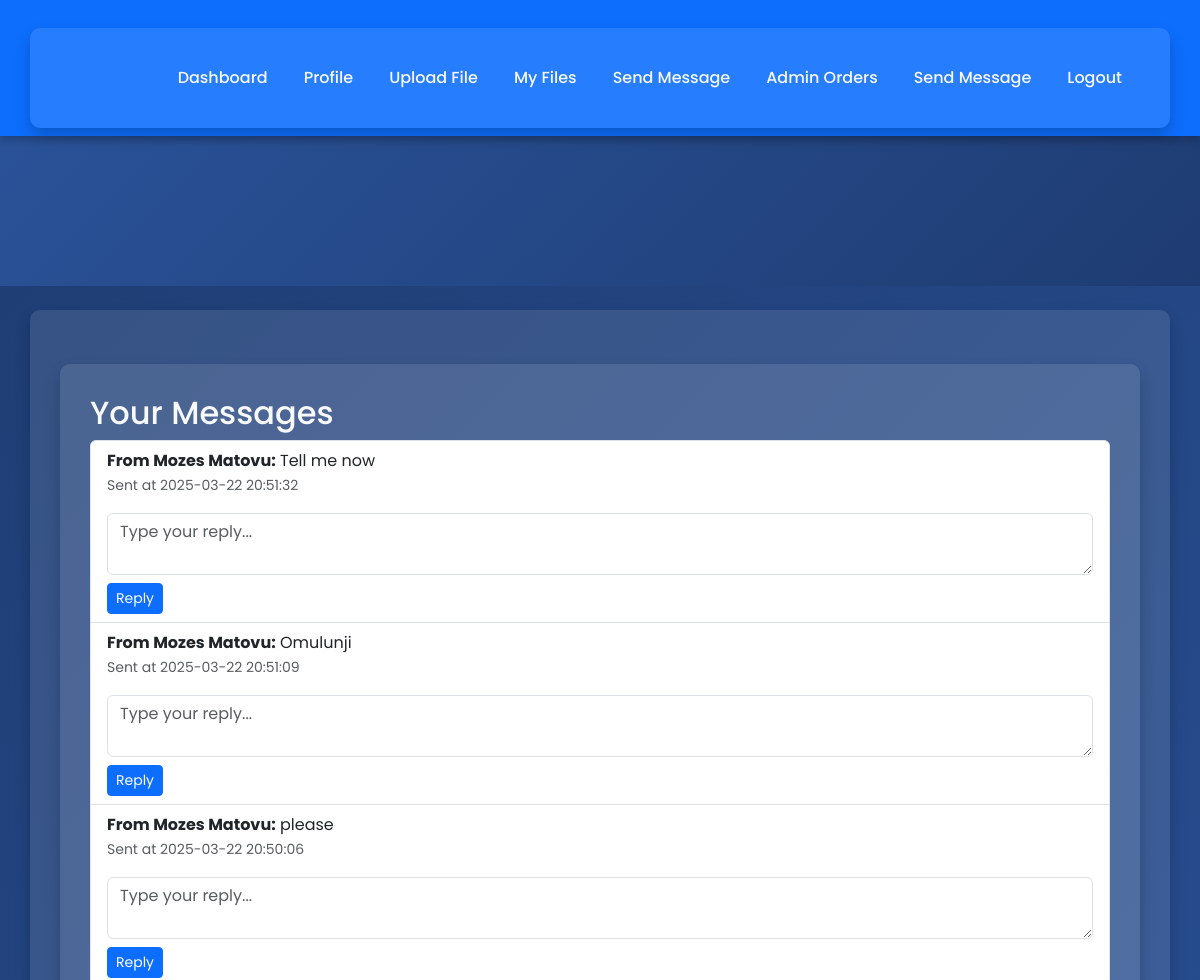
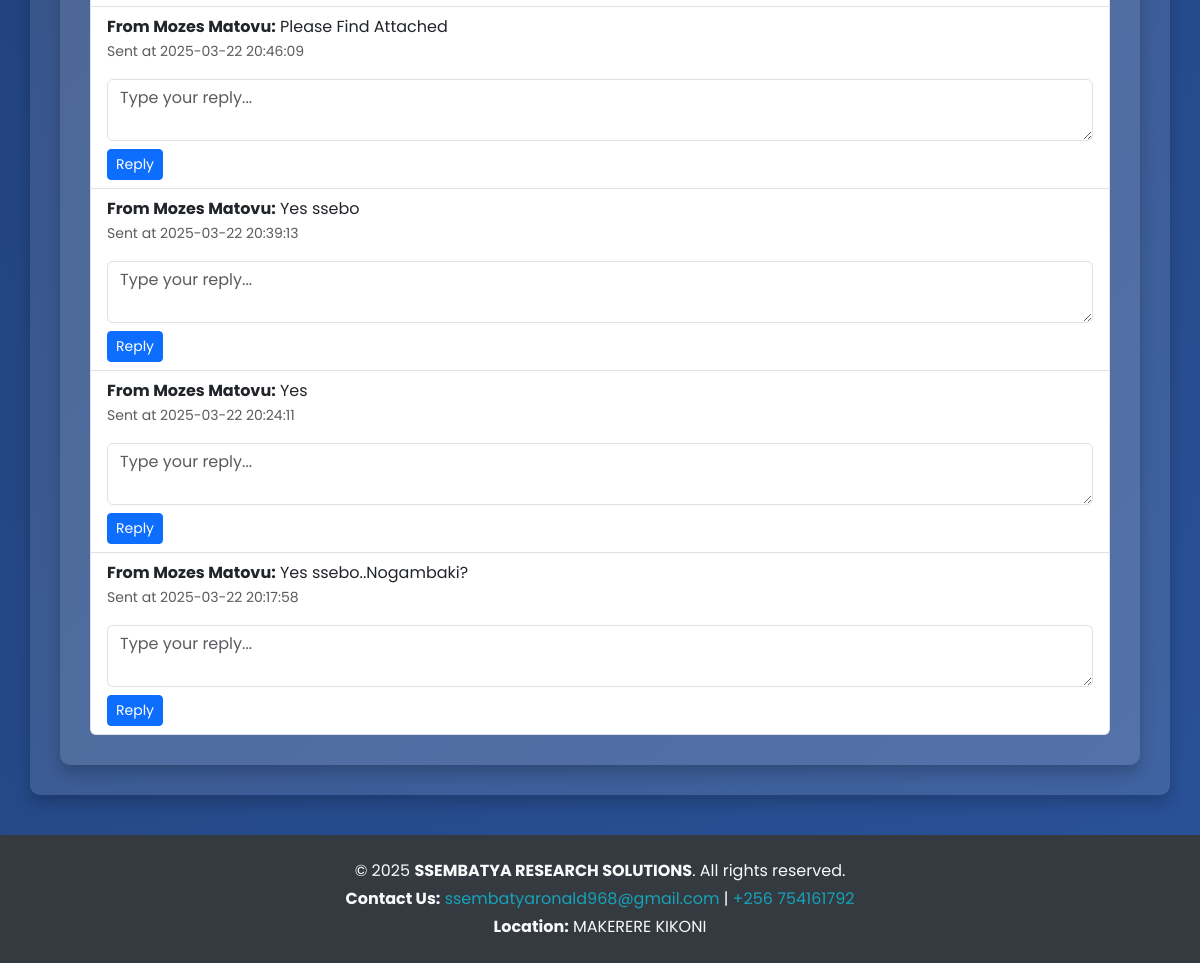
Page /messages (signed in) on the committed database (2 pictures, top to bottom).
### tables this page shows
CREATE TABLE messages (
    id INTEGER PRIMARY KEY AUTOINCREMENT,
    sender_id INTEGER,
    recipient_id INTEGER,
    subject TEXT,
    message TEXT,
    timestamp TEXT,
    status TEXT DEFAULT 'unread'
);

CREATE TABLE "users" (
 id INTEGER PRIMARY KEY AUTOINCREMENT,
username TEXT UNIQUE,
password TEXT,
email TEXT,
phone_number TEXT,
is_admin INTEGER DEFAULT 0
);

### app.py (the view)
@app.route('/messages')
@login_required
def messages():
    conn = sqlite3.connect('database.db')
    cursor = conn.cursor()
    cursor.execute("""
        SELECT messages.id, messages.message, messages.timestamp, users.username
        FROM messages
        JOIN users ON messages.sender_id = users.id
        WHERE messages.recipient_id = ?
        ORDER BY messages.timestamp DESC
    """, (current_user.id,))
    rows = cursor.fetchall()
    conn.close()
    user_messages = [
        {'id': row[0], 'message': row[1], 'timestamp': row[2], 'sender': row[3]}
        for row in rows
    ]
    return render_template('messages.html', messages=user_messages)

### app.py (called while the page is built, shortened)
@login_manager.user_loader
def load_user(user_id):
    conn = sqlite3.connect('database.db')
    cursor = conn.cursor()
    cursor.execute("SELECT id, username, is_admin FROM users WHERE id = ?", (user_id,))
    user = cursor.fetchone()
    conn.close()
    if user:
        return User(id=user[0], username=user[1], is_admin=user[2])
    return None

@app.context_processor
def inject_unread_message_count():
    return dict(unread_count=0)

### templates/messages.html (shortened to what this page needs)
{% extends "base.html" %}
{% block content %}
<div class="container mt-4">
    <h2>Your Messages</h2>
    {% if messages %}
    <ul class="list-group">
        {% for message in messages %}
        <li class="list-group-item">
            <strong>From {{ message.sender }}:</strong> {{ message.message }}<br>
            <small class="text-muted">Sent at {{ message.timestamp }}</small>
            <form action="{{ url_for('reply_message', message_id=message.id) }}" method="POST" class="mt-3">
                <div class="mb-2">
                    <textarea name="message" class="form-control" rows="2" placeholder="Type your reply..." required></textarea>
                </div>
                <button type="submit" class="btn btn-sm btn-primary">Reply</button>
            </form>
        </li>
        {% endfor %}
    </ul>
    {% else %}
    <p>No messages yet.</p>
    {% endif %}
</div>
{% endblock %}

### templates/base.html (style rules this page uses)
body { font-family: 'Poppins', sans-serif; margin: 0; padding: 0; background: linear-gradient(135deg, #1e3c72, #2a5298); color: #f8f9fa; }
.container { background: rgba(255, 255, 255, 0.1); color: #f8f9fa; border-radius: 10px; padding: 30px; box-shadow: 0 8px 15px rgba(0, 0, 0, 0.2); margin-top: 20px; }

### rows in the picture
messages: sender "Mozes Matovu", message "Tell me now", timestamp "2025-03-22 20:51:32"
messages: sender "Mozes Matovu", message "Omulunji", timestamp "2025-03-22 20:51:09"
messages: sender "Mozes Matovu", message "please", timestamp "2025-03-22 20:50:06"
messages: sender "Mozes Matovu", message "Please Find Attached", timestamp "2025-03-22 20:46:09"
messages: sender "Mozes Matovu", message "Yes ssebo", timestamp "2025-03-22 20:39:13"
messages: sender "Mozes Matovu", message "Yes", timestamp "2025-03-22 20:24:11"
messages: sender "Mozes Matovu", message "Yes ssebo..Nogambaki?", timestamp "2025-03-22 20:17:58"
